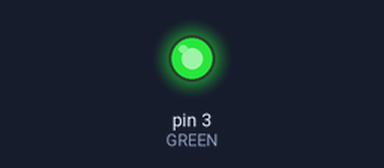
A sketch run on a simulated Arduino Uno, built with avr-gcc and run on an emulated ATmega328P. On the bench: output pins drawn as LEDs (lit = HIGH).

Above: at 0.1 s.
Timing chart, 0 to 1.6 s (numbered marks = the images above):
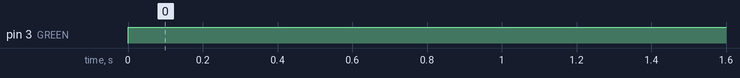

Measured:
- by itself, pin 3 (GREEN): LOW → HIGH at 0.00 s

The sketch:

traffic-light_step_02.ino
```cpp
// variables
int GREEN = 3;

// basic functions
void setup()
{
  // setup LED modes
  // we're specifying that we're going to send information to this LED
  pinMode(GREEN, OUTPUT);
}

void loop()
{
  // High turns things on
  digitalWrite(GREEN, HIGH);
}
```
